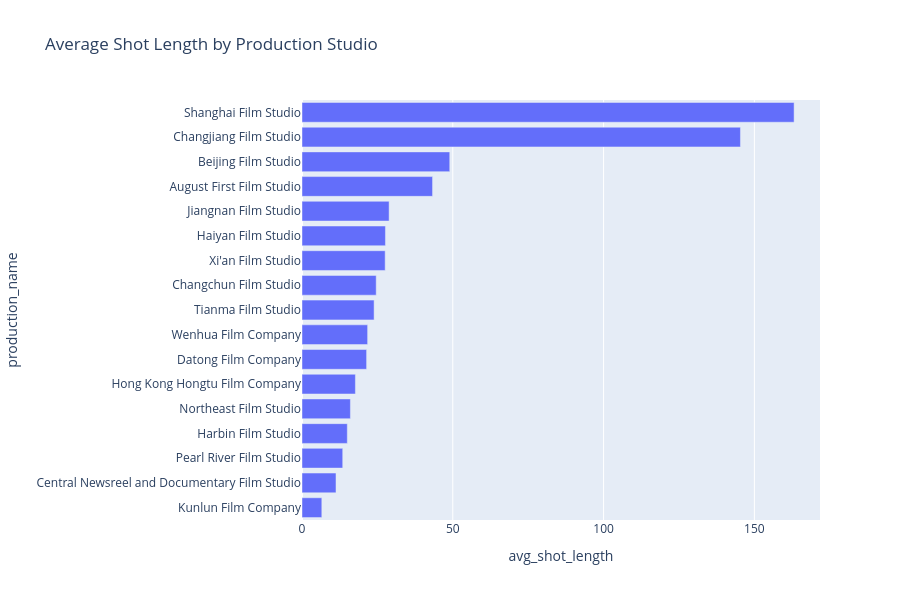

This figure's notebook cell:
### Markdown cell above
## 2. Average Shot Length by Production Studio

### Code cell
production_expanded = explode_list_column(film_level, "production_names", "production_name")
production_summary = summarize_group(production_expanded, "production_name")
display(production_summary)
fig_production = show_bar(
    production_summary.sort_values("avg_shot_length", ascending=True),
    x="avg_shot_length",
    y="production_name",
    title="Average Shot Length by Production Studio",
    orientation="h",
    height=max(600, len(production_summary) * 26),
)

### Figure 1 — Plotly figure (JSON) as saved in the notebook; plotly's stock layout.template omitted (floating-point values rounded to 4 significant figures)
{"data": [{"customdata": [[3.0, 2579.0, 7.151], [2.0, 793.0, 11.28], [15.0, 7488.0, 10.64], [1.0, 414.0, 15.02], [26.0, 14700.0, 11.71], [4.0, 1374.0, 18.02], [1.0, 259.0, 21.42], [3.0, 1216.0, 12.02], [36.0, 15290.0, 14.13], [109.0, 45120.0, 14.56], [17.0, 7708.0, 25.04], [38.0, 18060.0, 13.5], [14.0, 4108.0, 21.26], [63.0, 23260.0, 16.16], [76.0, 37880.0, 12.24], [1.0, 41.0, 145.4], [52.0, 15960.0, 18.0]], "hovertemplate": "avg_shot_length=%{x}<br>production_name=%{y}<br>film_count=%{customdata[0]}<br>total_shots=%{customdata[1]}<br>median_film_avg=%{customdata[2]}<extra></extra>", "legendgroup": "", "marker": {"color": "#636efa", "pattern": {"shape": ""}}, "name": "", "orientation": "h", "showlegend": false, "textposition": "auto", "type": "bar", "x": [6.572, 11.28, 13.51, 15.02, 16.05, 17.71, 21.42, 21.77, 23.91, 24.6, 27.58, 27.67, 28.88, 43.29, 48.99, 145.4, 163.2], "xaxis": "x", "y": ["Kunlun Film Company", "Central Newsreel and Documentary Film Studio", "Pearl River Film Studio", "Harbin Film Studio", "Northeast Film Studio", "Hong Kong Hongtu Film Company", "Datong Film Company", "Wenhua Film Company", "Tianma Film Studio", "Changchun Film Studio", "Xi'an Film Studio", "Haiyan Film Studio", "Jiangnan Film Studio", "August First Film Studio", "Beijing Film Studio", "Changjiang Film Studio", "Shanghai Film Studio"], "yaxis": "y"}], "layout": {"barmode": "relative", "height": 600, "legend": {"tracegroupgap": 0}, "title": {"text": "Average Shot Length by Production Studio"}, "xaxis": {"anchor": "y", "domain": [0, 1], "title": {"text": "avg_shot_length"}}, "yaxis": {"anchor": "x", "domain": [0, 1], "title": {"text": "production_name"}}}}
